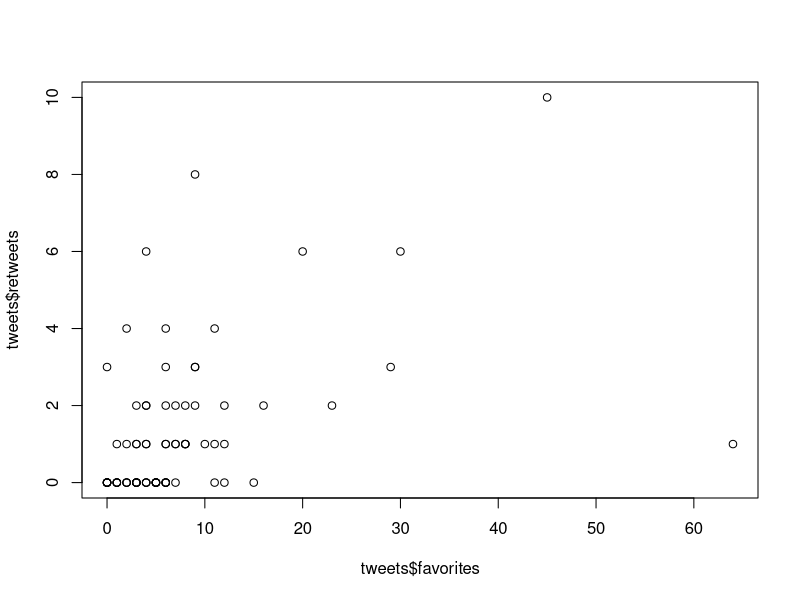
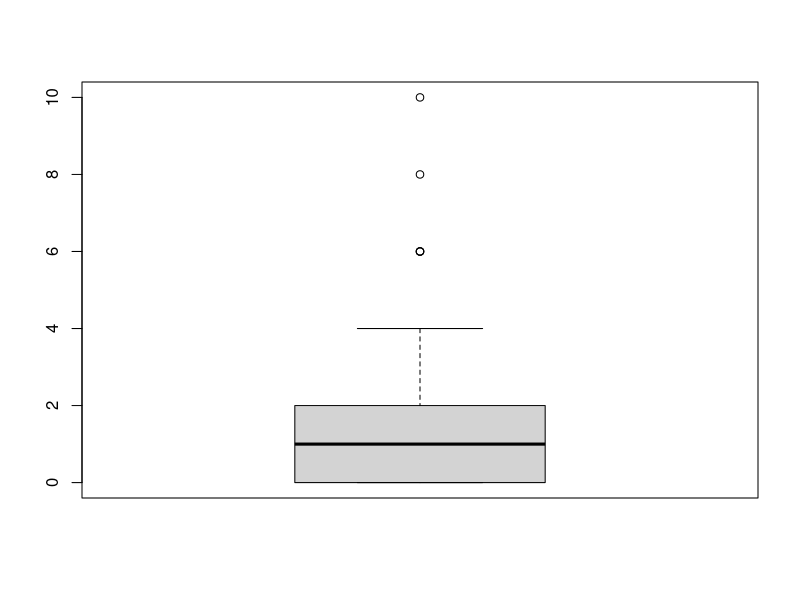

Source code (R) for these figures, in order:
#
# Dieses Skript beinhaltet R-Basisfunktionen 
# und tidyverse-Funktionen für die Datenanalyse in R
#

# Pakete laden ----
library(tidyverse)
library(skimr)

# Datensatz einlesen ----
tweets<- read_csv2("example-tweets.csv")

??skim

# Basifunktionen zur Datenanalyse ----

# Auszählen von Häufigkeiten: 
# Wie viel hat wer getweetet?
table(tweets$name)

# Verteilung von Häufigkeiten:
summary(tweets$retweets)


# Ausgeben von Grafiken: 
# Streudiagramm, in dem Favorites und Retweets abgetragen sind
plot(tweets$favorites,tweets$retweets)

# Ausgeben von Boxplots: 
# Verteilung der Retweets
boxplot(tweets$retweets)

# Ausgeben der Fünf-Punkte-Zusammenfassung :
# Verteilung der Favorites
summary(tweets$favorites)

# Lineares Modell (Regression) mit lm(): 
# - erster Parameter: abhängige Variable, 
#   gefolgt von einer Tilde ~ und den unabhängigen Variablen 
# - data-Parameter nimmt den Datensatz entgegen 
# - Ergebnisse in Objekt abspeichern (hier: fit)
# - über summary(fit) die Kennwerte der Regressionsanalyse anzeigen 
fit <- lm(favorites ~ retweets, data=tweets)
summary(fit)

# Datenanalyse mit Tidyverse ----

# Auswahl durch Filter- und Select-Bedingung mit Pipe
# Filter= Auswählen von Zeilen
# Select= Auswählen von Spalten
auswahl <- tweets %>% 
  filter(name == "unialdera") %>% 
  select(hashtags)

# Auswahl durch Filter- und Select-Bedingung ohne Pipe
auswahl <- filter(tweets, name =="unialdera")
auswahl <- select(auswahl, hashtags)

# Sortieren der Reihenfolge der Zeilen 
# mithilfe von arrange
# Über das "-" vor der Variable 
# kann absteigend sortiert werden
tweets %>% 
  arrange(-favorites)

# Erstellen und Überschreiben von Spalten mit mutate
# Zunächst: Überschreibend der Spalte retweets, indem 
# alle NAs mit 0en ersetzt werden 
# Anschließend: Erstellen der Spalte "reactions", 
# in der die Werte aus favorites, replies und retweets
# zusammengefasst werden.
tweets <- tweets %>%  
  mutate(retweets = replace_na(retweets, 0)) %>% 
  mutate(reactions = favorites + replies + retweets)

# Split-Apply-Combine:
# Je Autor:in die duchschnittliche Anzahl 
# der Favorites über alle Tweets hinweg bestimmen.
favorites <- tweets %>% 
  group_by(from) %>%  
  summarize(favs=mean(favorites)) %>% 
  ungroup()

# Skim
skim(tweets, favorites)

# Zählen der Zeilen eines Datensatzes
tweets %>%
  count()

# Zählen der Zeilen nach Gruppen 
# - die Gruppe wird in der Funktion count angegeben
# - hier: wie viele Tweets gibt es je Verfasser:in?
tweets %>%  
  count(from)

# Alternative zu Count
tweets %>%
  group_by(from) %>%
  summarize(n=n()) %>%
  ungroup()

# Umwandeln vom Wide- ins Long-Format
# - Alle Reaktionen in eine Spalte "metric" zusammenziehen,
# - die Anzahl der Reaktionen ist in der neu erstellen Spalte "value" enthalten
tweets_long <- tweets %>%  
  pivot_longer(
    c(favorites, replies, retweets),
    names_to="metric",
    values_to="value"
    ) 
